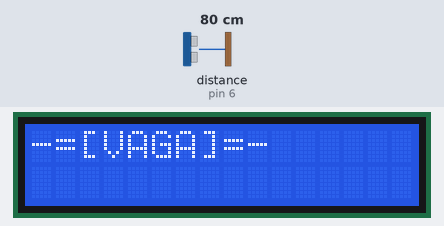
Bench run of a sketch on a simulated Arduino Uno, built with avr-gcc and run on an emulated ATmega328P. Shown: 16×2 character LCD. Wiring (inferred from the names in the program): ultrasonic range finder: trigger pin 7; echo pin 6. The inputs (shaded band) are chosen by the test bench; at power-on: distance to the obstacle (sensor on pin 6) 80 cm. The echo pulse lasts 58.3 µs per cm.

Above: at 1.2 s.
1.3 s: distance to the obstacle (sensor on pin 6) set to 32 cm
3.2 s: distance to the obstacle (sensor on pin 6) set to 28 cm
At 4.9 s:
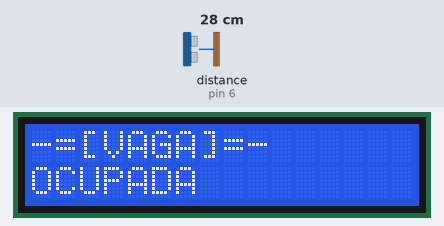
5.5 s: distance to the obstacle (sensor on pin 6) set to 120 cm
At 6.9 s:
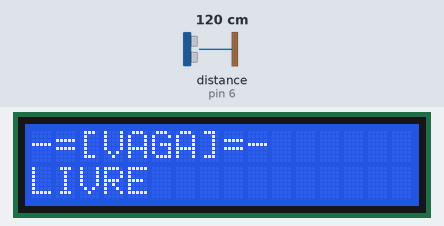
7.6 s: distance to the obstacle (sensor on pin 6) set to 2 cm
At 8.6 s:
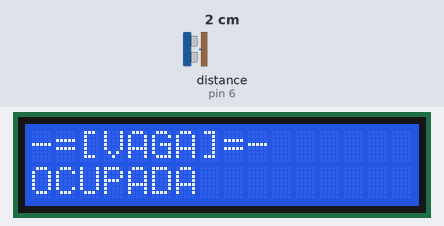
9.6 s: distance to the obstacle (sensor on pin 6) set to 35 cm
At 11.5 s:
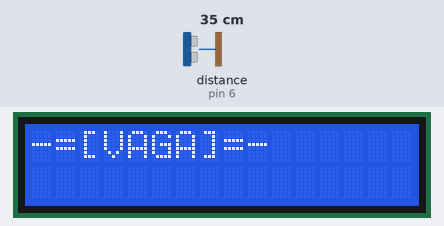
Timing chart, 0 to 12.6 s (numbered marks = the images above; inputs shaded):
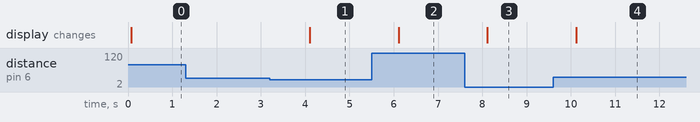

The sketch:

estacionamento.ino
```cpp
/*
*  Estacionamento
*  Código Arduino para simular um display que informa se a vaga está disponível ou não
*  para isso é utilizado  um sensor ultrassônico
*  Autor: Prof. Wender Firmino - wender@unesc.net
*/

#include <LiquidCrystal.h>

const int rs = 12, en = 11, d4 = 13, d5 = 10, d6 = 9, d7 = 8;
LiquidCrystal lcd(rs, en, d4, d5, d6, d7);

#define trig1 7
#define echo1 6

void setup()
{
  pinMode(trig1, OUTPUT);
  pinMode(echo1, INPUT);
  Serial.begin(9600);
  lcd.begin(16,2);
}

void loop()
{
  long duration1, distance1;
  digitalWrite(trig1,LOW);
  delayMicroseconds(2);
  digitalWrite(trig1,HIGH);
  delayMicroseconds(10);
  digitalWrite(trig1,LOW);


  duration1 = pulseIn(echo1, HIGH);
  distance1 = duration1 * 0.034 / 2;

  lcd.clear();
  lcd.setCursor(0,0);
  lcd.print("-=[VAGA]=-");

  if (distance1 >= 100){
    lcd.setCursor(0,1);
    lcd.print("LIVRE");
    delay(1000);
  }
  else if (distance1 < 30){
    lcd.setCursor(0,1);
    lcd.print("OCUPADA");
    delay(1000);
  }
  delay(1000);
}
```

Measured:
- the behaviour switches between 31 and 30 cm on distance to the obstacle (sensor on pin 6) (found by bisection; images 0 and 1)
- after the input at 1.3 s, every drawn part: stays the same
- after the input at 3.2 s, the display: changes after 0.90 s (image 1)
- after the input at 5.5 s, the display: changes after 0.61 s (image 2)
- after the input at 7.6 s, the display: changes after 0.52 s (image 3)
- after the input at 9.6 s, the display: changes after 0.52 s (image 4)
